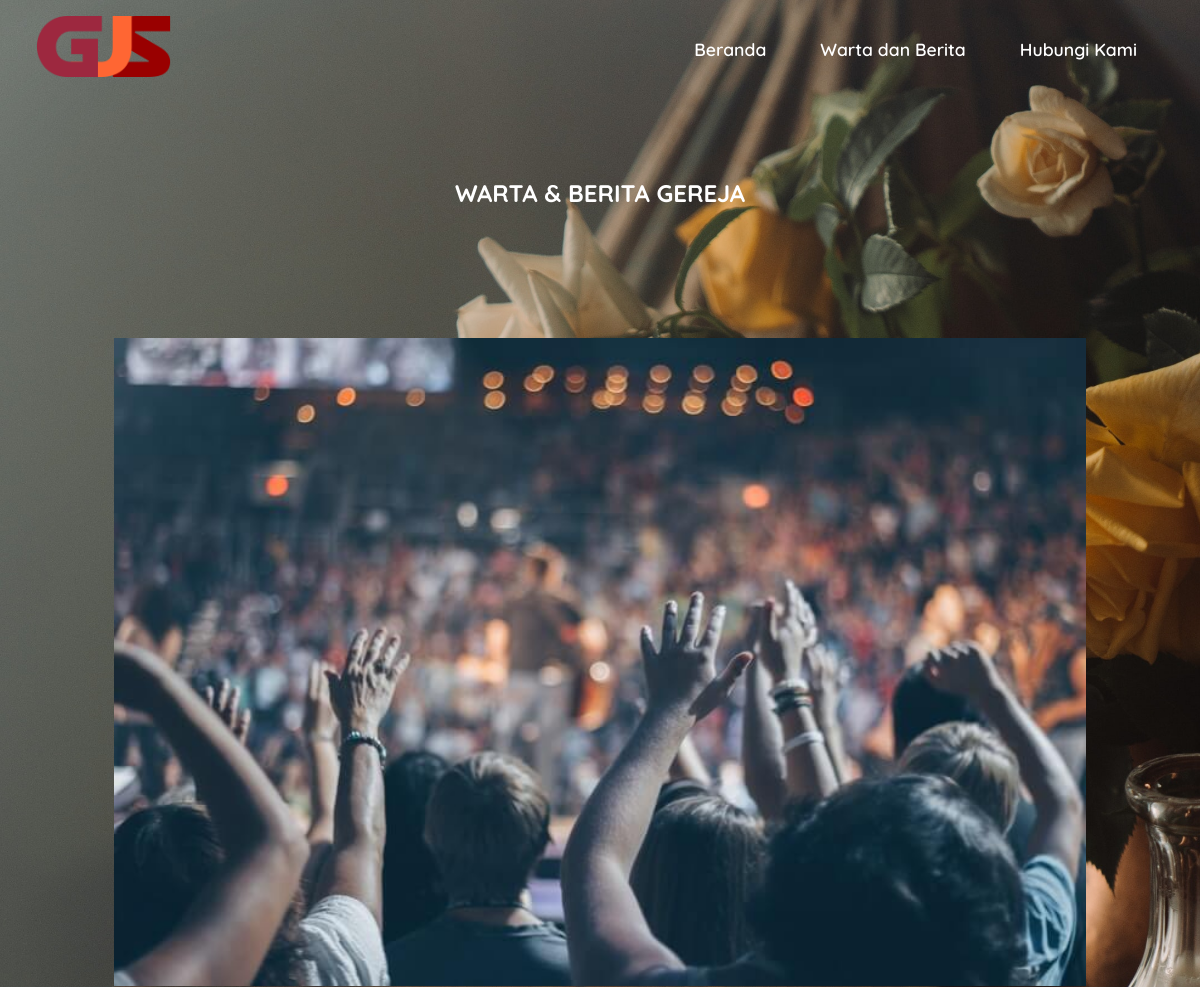
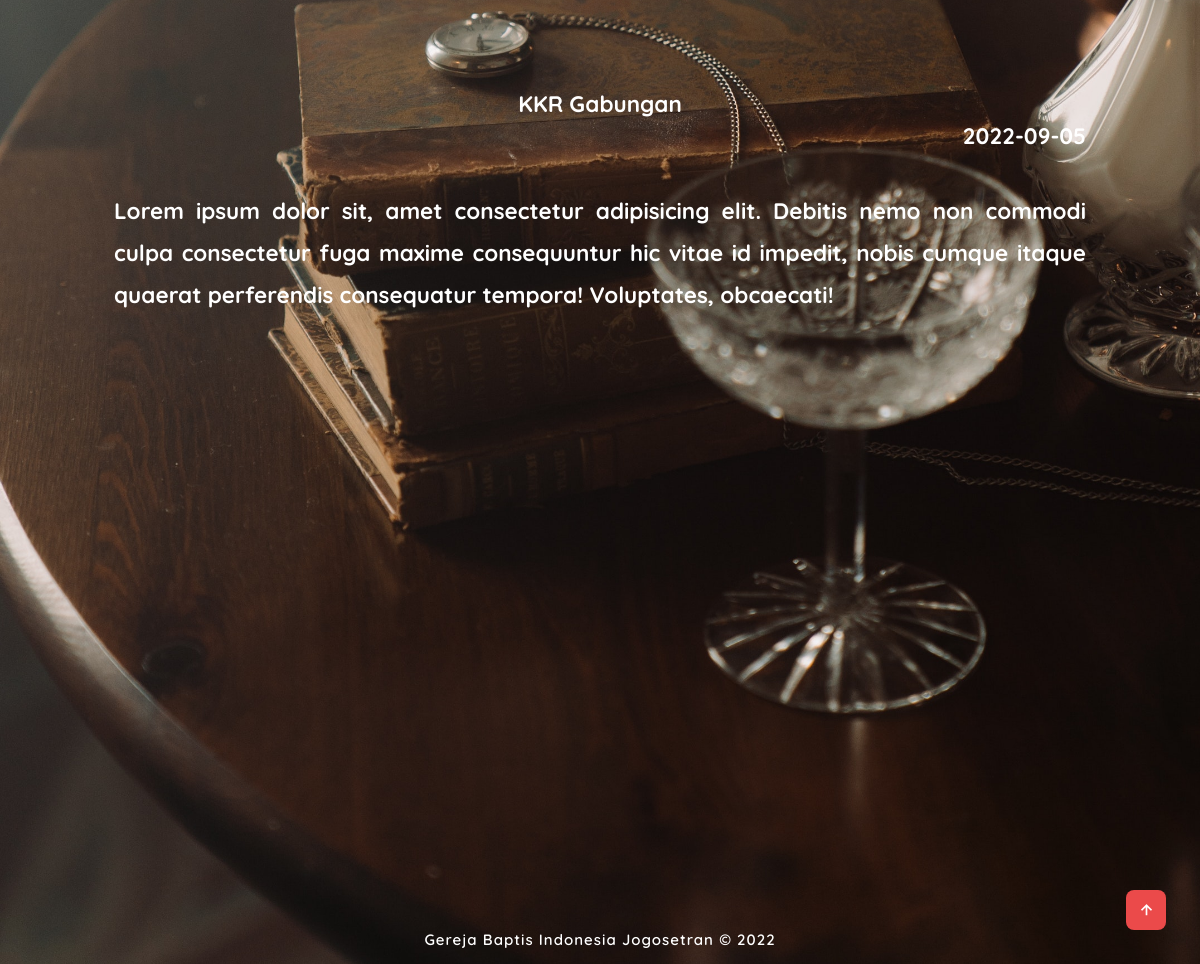
Page /index.php/Media/detailWarta/48 on the committed database (2 pictures, top to bottom).
### tables this page shows
CREATE TABLE `tentang_gereja` (
  `id_tentang` int(11) NOT NULL,
  `nama_gereja` text DEFAULT NULL,
  `nama_lengkap_gereja` text DEFAULT NULL,
  `visi` text DEFAULT NULL,
  `misi` text DEFAULT NULL,
  `jadwal_ibadah` text DEFAULT NULL,
  `alamat` text DEFAULT NULL,
  `google_map` text DEFAULT NULL,
  `kontak` text DEFAULT NULL,
  `profil_pendeta` text DEFAULT NULL,
  `foto_pendeta` varchar(100) DEFAULT NULL,
  `sosmed_fb` text DEFAULT NULL,
  `sosmed_ig` text DEFAULT NULL,
  `logo_gereja` varchar(100) DEFAULT NULL,
  `wallpaper_homepage` varchar(100) DEFAULT NULL,
  `tema` text DEFAULT NULL,
  `sub_tema` text DEFAULT NULL
);

CREATE TABLE `warta_gereja` (
  `id_warta` int(11) NOT NULL,
  `tgl_warta` date DEFAULT NULL,
  `judul_warta` text NOT NULL,
  `isi_warta` text NOT NULL,
  `url_dokumen` varchar(500) DEFAULT NULL
);

### application/controllers/Media.php (called while the page is built, shortened)
<?php
class Media extends CI_Controller
{
    public function __construct()
    {
        $this->load->model("ModelWarta");
        $this->load->model("ModelPetugasIbadah");
        $this->load->model("ModelDokumentasi");
        $this->load->model("ModelFotoDokumentasi");
        $this->load->model("ModelDokumen");
        $this->load->model("ModelKhotbah");
    }
    public function detailWarta($idWarta)
    {
        $where = array('id_warta' => $idWarta);
        $data['warta'] = $this->ModelWarta->detailData($where)->result();
        $this->load->view('media/m_warta/v_m_warta_detail', $data);
    }
}

### index.php (called while the page is built, shortened)
<?php
require_once BASEPATH.'core/CodeIgniter.php';

### application/models/ModelWarta.php (called while the page is built, shortened)
<?php
class ModelWarta extends CI_Model
{
    var $table = 'warta_gereja';
    public function detailData($where)
    {
        return $this->db->get_where($this->table, $where);
    }
}

### application/views/media/m_warta/v_m_warta_detail.php (the view, shortened to what this page needs)
<?php
$ttg = array('id_tentang' => 1);
$tentang = $this->db->get_where("tentang_gereja", $ttg)->row();
?>
<!DOCTYPE html>
<html>
    <head>
        <link rel="stylesheet" type="text/css" href="<?= base_url() ?>assets2/v_media_assets/css/style.css">
        <link rel="stylesheet" href="https://unpkg.com/boxicons@latest/css/boxicons.min.css">
    </head>
    <body>
        <header>
            <a href="<?= base_url() ?>" class="logo"><img src="<?= base_url() ?>upload/foto/TentangGereja/<?= $tentang->logo_gereja ?>"></a>
            <ul class="navigation-bar">
                <li><a href="#home">Beranda</a></li>
                <li><a href="#berita">Warta dan Berita</a></li>
                <li><a href="#contact">Hubungi Kami</a></li>
            </ul>
        </header>
        <section class="dokumentasi" id="berita">
            <div class="dokumentasi-text">
                <h2 class="judul-detail-media">WARTA & BERITA GEREJA</h2>
                <?php foreach ($warta as $wrt) : ?>
                    <section id="project" class="parallax-section">
                        <div class="container-konten-media">
                            <div class="container-gambar-media" >
                                <img src="<?= base_url() ?>upload/foto/WartaGereja/<?= $wrt->url_dokumen ?>"
                                     alt=".."
                                     style="width: 100%;">
                            </div>
                            <div class="teks-paragraf">
                                <a>
                                    <h1 class="title-head-home">
                                        <?= $wrt->judul_warta ?>
                                    </h1>
                                </a>
                                <a>
                                    <h3 class="paragrafkotbah" style="text-align: right; line-height: 1em">
                                        <?= $wrt->tgl_warta ?>
                                    </h3>
                                </a>
                                <a>
                                    <h3 class="paragrafkotbah">
                                        <br>
                                        <?= $wrt->isi_warta ?>
                                    </h3>
                                </a>
                            </div>
                        </div>
                    </section>
                <?php endforeach; ?>
            </div>
        </section>
        <div class="last-text">
            <p><?= $tentang->nama_lengkap_gereja ?> © 2022</p>
        </div>
        <a href="#" class="top"><i class='bx bx-up-arrow-alt'></i></a>
    </body>
</html>

### assets2/v_media_assets/css/style.css (style rules this page uses)
* { padding: 0; margin: 0; box-sizing: border-box; font-family: 'Quicksand', sans-serif; list-style: none; text-decoration: none; scroll-behavior: smooth; }
.title-head-home { text-align: center; color: rgb(255, 255, 255); }
.paragrafkotbah { color: #ffffff; }
:root { --bg-color: #020312; --text-color: #fff; --main-color: #eb4a4a; --second-color: gray; --other-color: #12141c; --h1-font: 5.2rem; --h2-font: 3.5rem; --p-font: 1.1rem; }
body { background: var(--bg-color); color: var(--text-color); }
header { position: fixed; right: 0; top: 0; width: 100%; z-index: 1000; display: flex; align-items: center; justify-content: space-between; background: transparent; padding: 22px 16%; border-bottom: 1px solid transparent; transition: all .40s ease; }
.logo img { width: 135px; height: auto; }
.navigation-bar { display: flex; }
.navigation-bar a { color: white; font-size: var(--p-font); font-weight: 600; padding: 10px 25px; margin: 0 2px; border-radius: 0.5rem; transition: all .40s ease; }
section { padding: 160px 10% 90px; }
.judul-detail-media { margin-top: 2em; text-align: center; }
.container-konten-media { display: flex; flex-direction: column; align-content: center; }
.container-gambar-media { margin-bottom: 5em; }
.teks-paragraf { line-height: 2.2em; font-size: 1.2em; text-align: justify; }
.last-text p { text-align: center; padding: 15px; color: #ffffff; font-size: 15px; font-weight: 600; letter-spacing: 1px; }
.top { position: fixed; bottom: 2.1rem; right: 2.1rem; }
.top i { color: var(--text-color); background: var(--main-color); font-size: 20px; padding: 10px; border-radius: 0.5rem; }
@media (max-width: 1325px) { header { padding: 16px 3%; } }
@media (max-width: 1325px) { section { padding: 130px 5% 60px; } }

### rows in the picture
tentang_gereja: logo_gereja (picture), nama_lengkap_gereja "Gereja Baptis Indonesia Jogosetran"
warta_gereja: url_dokumen (picture), judul_warta "KKR Gabungan", tgl_warta "2022-09-05", isi_warta "Lorem ipsum dolor sit, amet consectetur adipisicing elit. Debitis nemo non commodi culpa consectetur fuga maxime consequuntur hic vitae id impedit, nobis cumque itaque quaerat perferendis consequatur tempora! Voluptates, obcaecati!"
